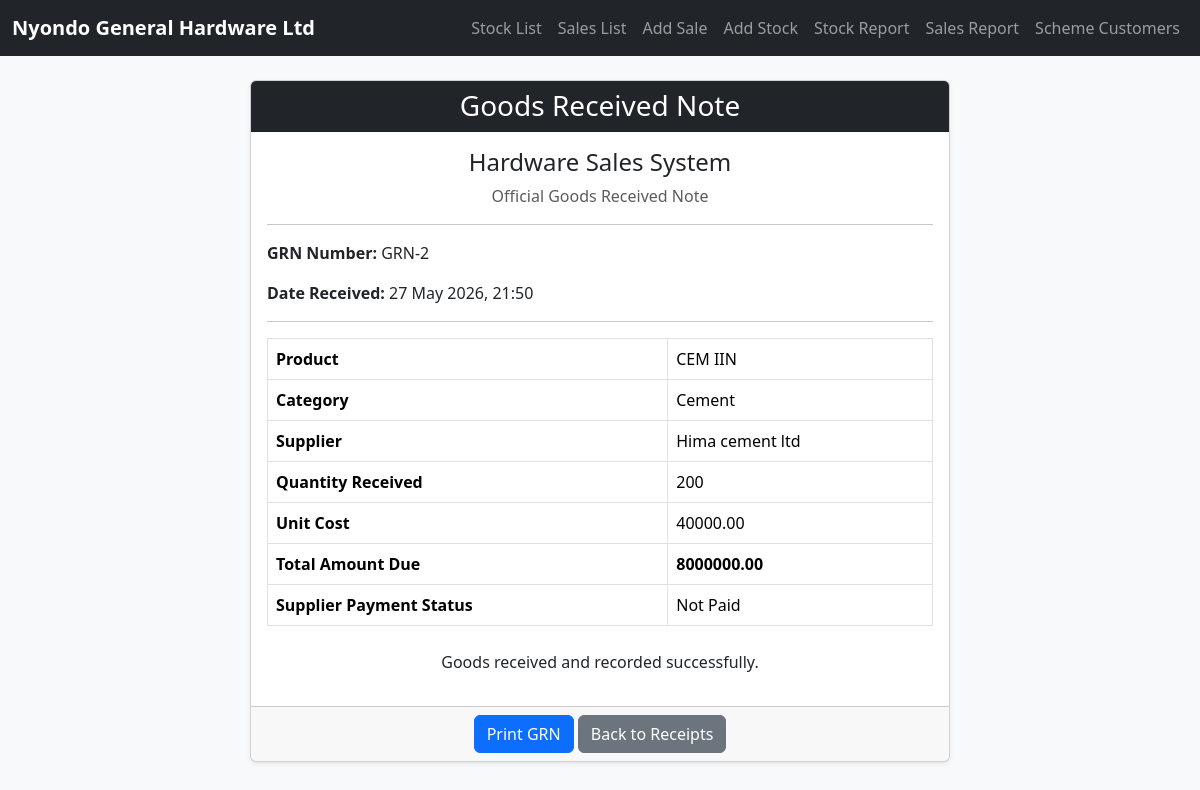
Page /nyondo/receipts/2/grn/ on the committed database.
### nyondo/models.py (models this page shows, shortened)
class StockReceipt(models.Model):
    product = models.ForeignKey(Stock, on_delete=models.CASCADE)
    supplier_name = models.CharField(max_length=100)
    quantity_received = models.PositiveIntegerField()
    unit_cost = models.DecimalField(max_digits=100, decimal_places=2, default=0)
    total_amount_due = models.DecimalField(max_digits=100, decimal_places=2, default=0)
    supplier_paid = models.BooleanField(default=False)
    date_received = models.DateTimeField(auto_now_add=True)

class Stock(models.Model):
    PAYMENT_STATUS_CHOICES = [('Paid', 'Paid'), ('Not Paid', 'Not Paid')]
    PAYMENT_TYPE_CHOICES = [('Cash', 'Cash'), ('Mobile Money', 'Mobile Money'), ('Bank Transfer', 'Bank Transfer'), ('Credit', 'Credit')]
    supplier = models.CharField(max_length=100)
    category = models.CharField(max_length=100)
    product_name = models.CharField(max_length=100)
    quantity_delivered = models.PositiveIntegerField(default=0)
    unit_cost = models.DecimalField(max_digits=10, decimal_places=2)
    total_value_goods = models.DecimalField(max_digits=12, decimal_places=2, default=0)
    unit_price = models.DecimalField(max_digits=10, decimal_places=2)
    supplier_payment_status = models.CharField(max_length=20, choices=PAYMENT_STATUS_CHOICES, default='Not Paid')
    payment_type = models.CharField(max_length=50, choices=PAYMENT_TYPE_CHOICES, blank=True, null=True)
    date_added = models.DateTimeField(default=timezone.now)

### nyondo/views.py (the view)
# urls.py: path("receipts/<int:receipt_id>/grn/", views.goods_received_note, name="goods_received_note"),
def goods_received_note(request, receipt_id):
    receipt = get_object_or_404(StockReceipt, id=receipt_id)
    return render(request, "goods_received_note.html", {
        "receipt": receipt
    })

### nyondo/templates/goods_received_note.html
{% extends 'base.html' %} {% block content %}
<div class="card shadow-sm mx-auto" style="max-width: 700px">
  <div class="card-header bg-dark text-white text-center">
    <h3 class="mb-0">Goods Received Note</h3>
  </div>
  <div class="card-body">
    <h4 class="text-center">Hardware Sales System</h4>
    <p class="text-center text-muted">Official Goods Received Note</p>
    <hr />
<p><strong>GRN Number:</strong> GRN-{{ receipt.id }}</p>
<p>
    <strong>Date Received:</strong>
    {{ receipt.date_received|date:"j F Y, H:i" }}
</p>
<hr />
    <table class="table table-bordered">
      <tr>
        <th>Product</th>
        <td>{{ receipt.product.product_name }}</td>
      </tr>
      <tr>
        <th>Category</th>
        <td>{{ receipt.product.category }}</td>
      </tr>
      <tr>
        <th>Supplier</th>
        <td>{{ receipt.supplier_name }}</td>
      </tr>
      <tr>
        <th>Quantity Received</th>
        <td>{{ receipt.quantity_received }}</td>
      </tr>
      <tr>
        <th>Unit Cost</th>
        <td>{{ receipt.unit_cost }}</td>
      </tr>
      <tr>
        <th>Total Amount Due</th>
        <td><strong>{{ receipt.total_amount_due }}</strong></td>
      </tr>
      <tr>
        <th>Supplier Payment Status</th>
        <td>
          {% if receipt.supplier_paid %} Paid {% else %} Not Paid {% endif %}
        </td>
      </tr>
    </table>
    <p class="text-center mt-4">Goods received and recorded successfully.</p>
  </div>
  <div class="card-footer text-center no-print">
    <button onclick="window.print()" class="btn btn-primary">Print GRN</button>
    <a href="{% url 'stock_receipt_list' %}" class="btn btn-secondary"
      >Back to Receipts</a
    >
  </div>
</div>
{% endblock %}

### rows in the picture
StockReceipt: id "2", date_received "27 May 2026, 21:50", product.product_name "CEM IIN", product.category "Cement", supplier_name "Hima cement ltd", quantity_received "200", unit_cost "40000.00", total_amount_due "8000000.00"
